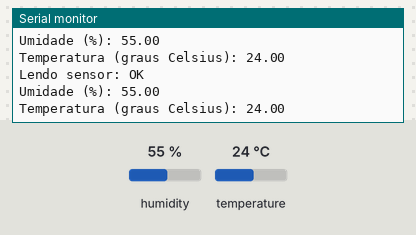
Bench run of a sketch on a simulated Arduino Uno, built with avr-gcc and run on an emulated ATmega328P. Parts: the last lines printed to the serial monitor. The inputs (shaded band) are chosen by the test bench; at power-on: humidity 55 %, temperature 24 °C.

Above: at 2.8 s.
2.9 s: humidity set to 22 %
At 5.1 s:
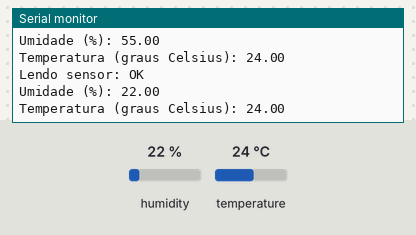
5.6 s: temperature set to 12 °C
At 7.5 s:
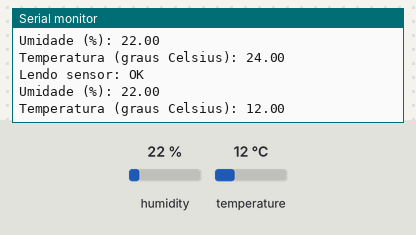
8.3 s: humidity set to 40 %
At 11.2 s:
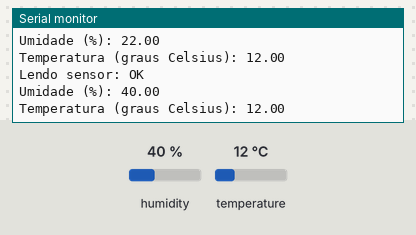
Timing chart, 0 to 12.7 s (numbered marks = the images above; inputs shaded):
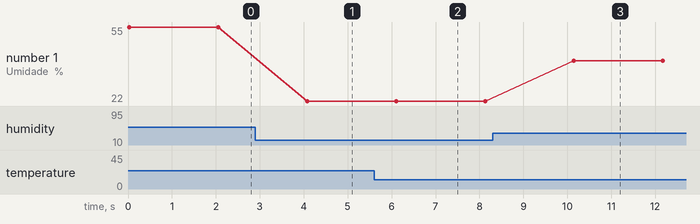

Measured:
- after the input at 2.9 s, the serial monitor: prints a new line after 1.2 s (image 1)
- after the input at 5.6 s, the serial monitor: prints a new line after 0.52 s (image 2)
- after the input at 8.3 s, the serial monitor: prints a new line after 1.9 s (image 3)
- plotted number 1: 55 → 22 after the input at 2.9 s, 22 → 40 after the input at 8.3 s

The sketch:

Sensor_de_Humidade.ino
```cpp
#include<dht11.h>

dht11 sensor;

void setup() {
Serial.begin(9600);
}

void loop() {
Serial.print("Lendo sensor: ");
int chk = sensor.read(2);
switch(chk) {
case DHTLIB_OK:
Serial.println("OK");
break;
case DHTLIB_ERROR_CHECKSUM:
Serial.println("Erro no checksum");
break;
case DHTLIB_ERROR_TIMEOUT:
Serial.println("Tempo esgotado");
break;
default:
Serial.println("Erro desconhecido");
}
Serial.print("Umidade (%): ");
Serial.println((float)sensor.humidity, 2);
Serial.print("Temperatura (graus Celsius): ");
Serial.println((float)sensor.temperature, 2);
delay(2000);
}
```
